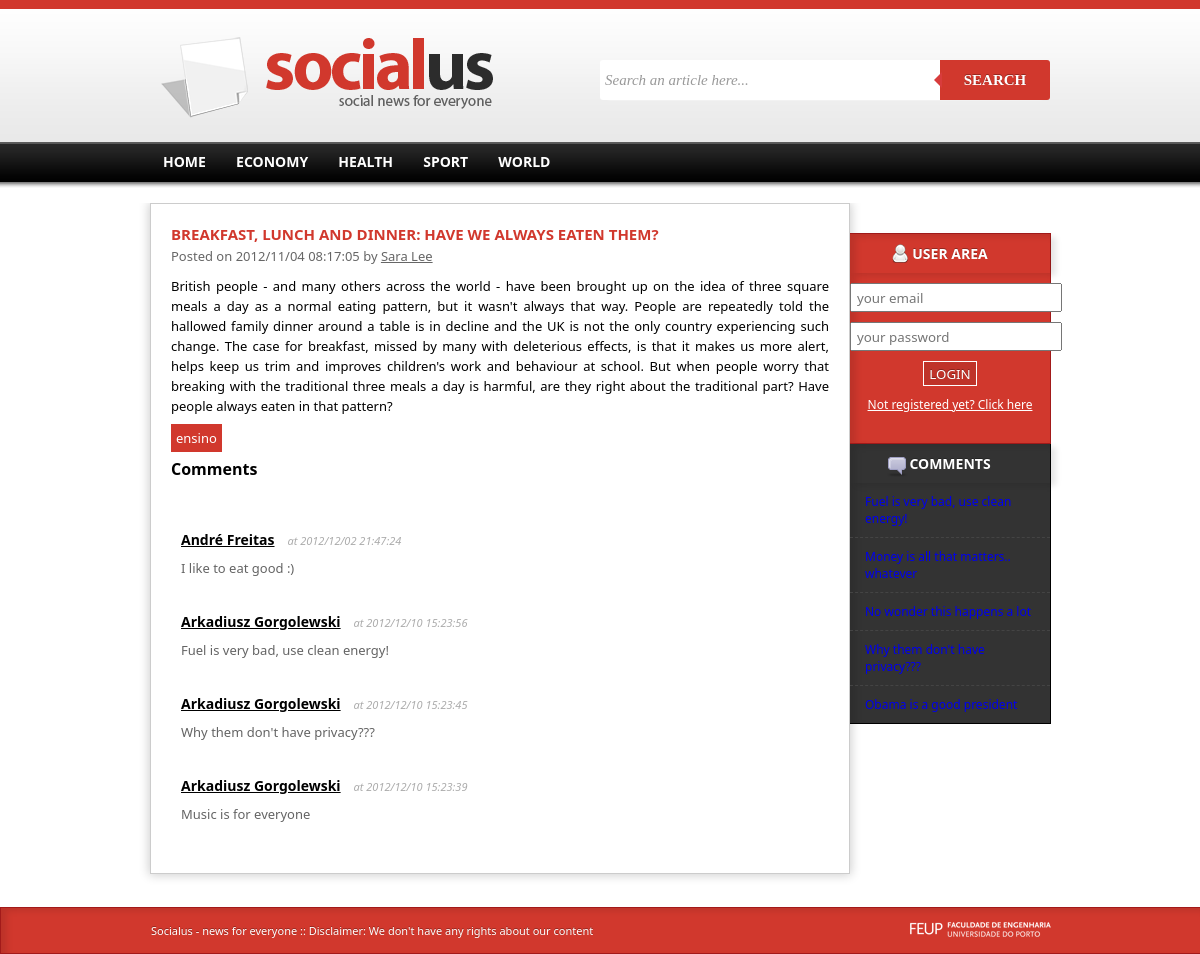
The page /article.php?url=breakfast-lunch-dinner on the database as committed earlier.
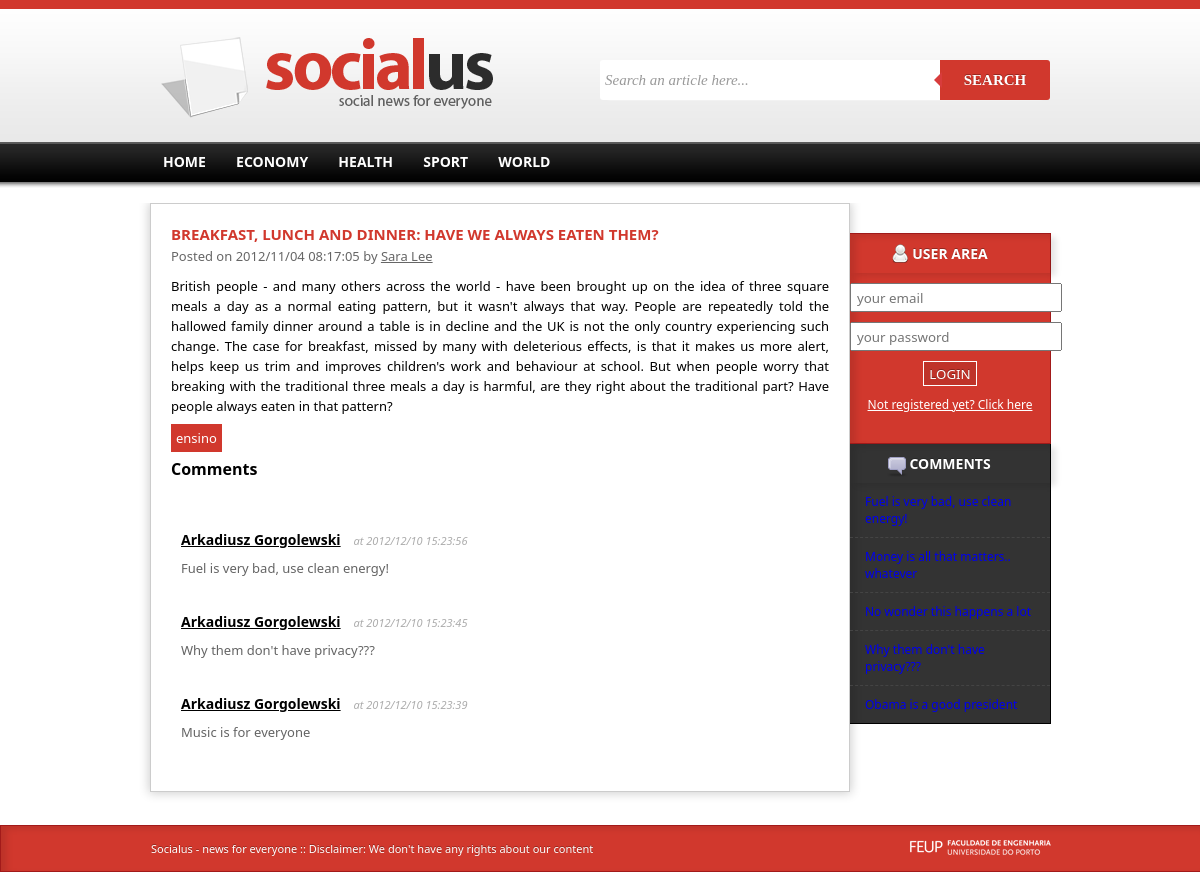
The same page on the database as committed later.
### tables this page shows
CREATE TABLE category(
	id integer primary key autoincrement,
	name text
);

CREATE TABLE comment(
	id integer primary key autoincrement,
	content text,
	datePosted date,
	userId integer,
	newsId integer,
	foreign key(userId) references user(id),
	foreign key(newsId) references news(id) 
);

CREATE TABLE user(
	id integer primary key autoincrement,
	name text,
	email text,
	password text,
	privilegeId integer,
	picture text,
	about text,
	foreign key(privilegeId) references privilege(id)
);

### datacontroller.php (called while the page is built, shortened)
<?php
include_once './config.php';
class DataController{
	protected $dataBase;
	public function __construct($dataBase,$_siteurl){
		$dbPath='sqlite:'.DBPATH.$dataBase;
		$this->dataBase = new PDO($dbPath);
	}
	public function getNewsTags($newsId){
		$tagsIds=$this->dataBase->query('SELECT tagId FROM newsTag where newsId='.$newsId);
		$tagsIds=$tagsIds->fetchAll(PDO::FETCH_ASSOC);
		$tags=Array();
		foreach($tagsIds as $row){
			$tagsId=$row['tagId'];
			$tagName=$this->dataBase->query('SELECT name FROM tag where id='.$tagsId);
			$tagName=$tagName->fetch(PDO::FETCH_ASSOC);
			$tagName=$tagName['name'];
			$tags[]=$tagName;
		}
		return $tags;
	}
	public function getNewsByUrl($url){
		$news=$this->dataBase->query('SELECT * FROM news where url=\''.$url.'\'');
		$news=$news->fetch(PDO::FETCH_ASSOC);
		return $news;
	}
	public function getNewsById($id){
		$news=$this->dataBase->query('SELECT * FROM news where id='.$id);
		$news=$news->fetch(PDO::FETCH_ASSOC);
		return $news;
	}
	public function getActiveCategories(){
		$categories=$this->dataBase->query('SELECT * from activecategories');
		$categories=$categories->fetchAll(PDO::FETCH_ASSOC);
		return $categories;
	}
	function getNewsComments($newsid){
		$comments=$this->dataBase->query("select * from comment where newsid=".$newsid);
		$comments=$comments->fetchAll(PDO::FETCH_ASSOC);
		return $comments;
	}
	function getCommentAuthor($id){
		$authorid=$this->dataBase->query('SELECT userid FROM comment where id='.$id);
		$authorid=$authorid->fetch(PDO::FETCH_ASSOC);
		$author=$this->dataBase->query('SELECT * from user where id='.$authorid['userId']);
		return $author->fetch(PDO::FETCH_ASSOC);
	}
 	function getCommentNews($commentid){
 		$newsid=$this->dataBase->query('SELECT newsid FROM comment where id='.$commentid);
		$newsid=$newsid->fetch(PDO::FETCH_ASSOC);
		$newsid=$newsid['newsId'];
		return $this->getNewsById($newsid);
 	}
 	function getLastComments(){
 		$comments=$this->dataBase->query("SELECT * FROM latestComments");
		$comments=$comments->fetchAll(PDO::FETCH_ASSOC);
		return $comments;
 	}
};
$data=new DataController($_database,$_siteurl);
?>

### config.php (called while the page is built, shortened)
<?php
	$_database='server.db';
	$_siteurl='http://paginas.fe.up.pt/~ei10036/socialus';
?>

### view.php (the view, shortened to what the changed rows need)
<?php
include_once  'datacontroller.php';
include_once 'config.php';
function printCategories($categories){
	foreach($categories as $row){
		echo "                    <li><a href=\"categorynews.php?id=".$row['id']."\">".$row['name']."</a></li>\n";
	}
}
		?>
		<?php
function printComments($newsid){
	global $data;
	$comments=$data->getNewsComments($newsid);
	$comments=array_reverse($comments);
    echo "<div class=\"commentslist\">\n";
	foreach($comments as $row){
		$datetime= new DateTime($row['datePosted']);
		$author=$data->getCommentAuthor($row['id']);
		echo "<div class=\"commenti\">";
		echo "<span class=\"commentauthor\"><a href=\"userprofile.php?id=".$author['id']."\">".$author['name']."</a></span>";
		echo "<span class=\"commentdate\"> at ".$datetime->format('Y/m/d H:i:s')."</span>";
		echo "<div class=\"commentcont\">".$row['content']."</div>";
		echo "</div>";
	}
	echo "</div>";
}
function printLastComments($len){
	global $data;
	$comments=$data->getLastComments();
	$comments=array_slice($comments,0,$len);
	echo "<ul>\n";
	foreach($comments as $row){
		$news=$data->getCommentNews($row['id']);
		echo "<li><a href=\"article.php?url=".$news['url']."\">".$row['content']."</a></li>\n";
	}
	echo "</ul>";
}
?>

### article.php (shortened to what the changed rows need)
<!DOCTYPE html>
<html>
    <head>
        <?php
            include_once  'view.php';
            $news=$data->getNewsByUrl($_GET['url']);
            include_once 'head.php';
        ?>
    </head>
    <body>
        <?php include_once 'menu.php'; ?>
        <div id="main">
        	<div class="container">
            	<div class="news">
                    <div class="article">
    				<?php
    					echo "<h1>".$news['title'];
                        echo "</h1>";
    					$tags=$data->getNewsTags($news['id']);
    					echo "<div class=\"alltags\">";
    					foreach($tags as $tag){
    						echo "<span class=\"tagbox\">".$tag."</span> ";
    					}
    					echo "</div>";
                        printComments($news['id']);
    				?>
    				</div>
                </div>
                <div class="sidebar">
                    <?php include_once 'commentsbox.php'; ?>
                </div>
            </div>
        </div>
    </body>
</html>

Rows that differ between the two databases and show on the page:
removed comment: userId.name "André Freitas", datePosted "2012/12/02 21:47:24", content "I like to eat good :)", shown under "Comments"
